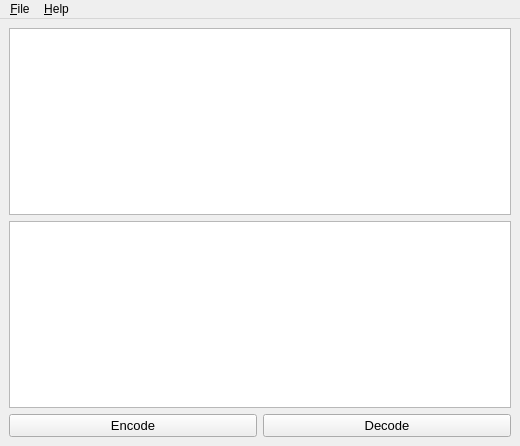
<?xml version="1.0" encoding="UTF-8"?>
<ui version="4.0">
 <class>MainWindow</class>
 <widget class="QMainWindow" name="MainWindow">
  <property name="enabled">
   <bool>true</bool>
  </property>
  <property name="geometry">
   <rect>
    <x>0</x>
    <y>0</y>
    <width>520</width>
    <height>446</height>
   </rect>
  </property>
  <property name="minimumSize">
   <size>
    <width>320</width>
    <height>240</height>
   </size>
  </property>
  <property name="windowTitle">
   <string>MainWindow</string>
  </property>
  <widget class="QWidget" name="centralwidget">
   <layout class="QGridLayout" name="gridLayout">
    <item row="0" column="0">
     <widget class="QPlainTextEdit" name="edit_Encode">
      <property name="font">
       <font>
        <family>Verdana</family>
        <pointsize>12</pointsize>
       </font>
      </property>
     </widget>
    </item>
    <item row="1" column="0">
     <widget class="QPlainTextEdit" name="edit_Decode">
      <property name="font">
       <font>
        <family>Verdana</family>
        <pointsize>12</pointsize>
       </font>
      </property>
      <property name="readOnly">
       <bool>true</bool>
      </property>
     </widget>
    </item>
    <item row="2" column="0">
     <layout class="QHBoxLayout" name="horizontalLayout">
      <item>
       <widget class="QPushButton" name="btn_Encode">
        <property name="sizePolicy">
         <sizepolicy hsizetype="Minimum" vsizetype="Preferred">
          <horstretch>0</horstretch>
          <verstretch>0</verstretch>
         </sizepolicy>
        </property>
        <property name="font">
         <font>
          <pointsize>10</pointsize>
         </font>
        </property>
        <property name="text">
         <string>Encode</string>
        </property>
       </widget>
      </item>
      <item>
       <widget class="QPushButton" name="btn_Decode">
        <property name="sizePolicy">
         <sizepolicy hsizetype="Minimum" vsizetype="Preferred">
          <horstretch>0</horstretch>
          <verstretch>0</verstretch>
         </sizepolicy>
        </property>
        <property name="font">
         <font>
          <pointsize>10</pointsize>
         </font>
        </property>
        <property name="text">
         <string>Decode</string>
        </property>
       </widget>
      </item>
     </layout>
    </item>
   </layout>
  </widget>
  <widget class="QMenuBar" name="menubar">
   <property name="geometry">
    <rect>
     <x>0</x>
     <y>0</y>
     <width>520</width>
     <height>26</height>
    </rect>
   </property>
   <widget class="QMenu" name="menuFile">
    <property name="title">
     <string>&amp;File</string>
    </property>
    <addaction name="actionOpen"/>
    <addaction name="separator"/>
    <addaction name="actionQuit"/>
   </widget>
   <widget class="QMenu" name="menuHelp">
    <property name="title">
     <string>&amp;Help</string>
    </property>
    <addaction name="actionAbout"/>
   </widget>
   <addaction name="menuFile"/>
   <addaction name="menuHelp"/>
  </widget>
  <action name="actionOpen">
   <property name="icon">
    <iconset resource="Resource.qrc">
     <normaloff>:/Icons/doofnik.jpg</normaloff>:/Icons/doofnik.jpg</iconset>
   </property>
   <property name="text">
    <string>&amp;Open text file...</string>
   </property>
   <property name="shortcut">
    <string>Ctrl+O</string>
   </property>
  </action>
  <action name="actionQuit">
   <property name="text">
    <string>&amp;Quit</string>
   </property>
  </action>
  <action name="actionAbout">
   <property name="text">
    <string>&amp;About</string>
   </property>
   <property name="shortcut">
    <string>F1</string>
   </property>
  </action>
 </widget>
 <resources>
  <include location="Resource.qrc"/>
 </resources>
 <connections/>
</ui>
